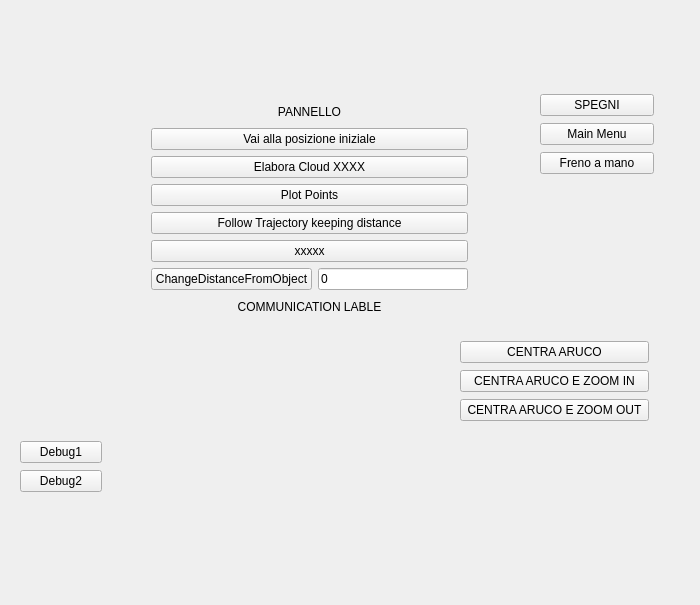
<?xml version="1.0" encoding="UTF-8"?>
<ui version="4.0">
 <class>stop_traj_button</class>
 <widget class="QWidget" name="stop_traj_button">
  <property name="geometry">
   <rect>
    <x>0</x>
    <y>0</y>
    <width>700</width>
    <height>605</height>
   </rect>
  </property>
  <property name="minimumSize">
   <size>
    <width>30</width>
    <height>0</height>
   </size>
  </property>
  <property name="windowTitle">
   <string>Screen_Automazione</string>
  </property>
  <widget class="QWidget" name="layoutWidget">
   <property name="geometry">
    <rect>
     <x>540</x>
     <y>93</y>
     <width>114</width>
     <height>83</height>
    </rect>
   </property>
   <layout class="QVBoxLayout" name="verticalLayout">
    <item>
     <widget class="QPushButton" name="pushButton">
      <property name="text">
       <string>SPEGNI</string>
      </property>
     </widget>
    </item>
    <item>
     <widget class="QPushButton" name="pushButton_2">
      <property name="text">
       <string>Main Menu</string>
      </property>
     </widget>
    </item>
    <item>
     <widget class="QPushButton" name="pushButton_7">
      <property name="text">
       <string>Freno a mano</string>
      </property>
     </widget>
    </item>
   </layout>
  </widget>
  <widget class="QWidget" name="layoutWidget">
   <property name="geometry">
    <rect>
     <x>151</x>
     <y>101</y>
     <width>317</width>
     <height>216</height>
    </rect>
   </property>
   <layout class="QVBoxLayout" name="verticalLayout_2">
    <item>
     <widget class="QLabel" name="label">
      <property name="text">
       <string>PANNELLO</string>
      </property>
      <property name="alignment">
       <set>Qt::AlignCenter</set>
      </property>
     </widget>
    </item>
    <item>
     <widget class="QPushButton" name="pushButton_12">
      <property name="text">
       <string>Vai alla posizione iniziale</string>
      </property>
     </widget>
    </item>
    <item>
     <widget class="QPushButton" name="pushButton_8">
      <property name="text">
       <string>Elabora Cloud XXXX</string>
      </property>
     </widget>
    </item>
    <item>
     <widget class="QPushButton" name="pushButton_4">
      <property name="text">
       <string>Plot Points</string>
      </property>
     </widget>
    </item>
    <item>
     <widget class="QPushButton" name="pushButton_3">
      <property name="text">
       <string>Follow Trajectory keeping distance</string>
      </property>
     </widget>
    </item>
    <item>
     <layout class="QHBoxLayout" name="horizontalLayout">
      <item>
       <widget class="QPushButton" name="pushButton_5">
        <property name="text">
         <string>xxxxx</string>
        </property>
       </widget>
      </item>
     </layout>
    </item>
    <item>
     <layout class="QHBoxLayout" name="horizontalLayout_2">
      <item>
       <widget class="QPushButton" name="pushButton_6">
        <property name="text">
         <string>ChangeDistanceFromObject</string>
        </property>
       </widget>
      </item>
      <item>
       <widget class="QLineEdit" name="select_aruco_value">
        <property name="text">
         <string>0</string>
        </property>
       </widget>
      </item>
     </layout>
    </item>
    <item>
     <widget class="QLabel" name="l_comunicazione">
      <property name="maximumSize">
       <size>
        <width>16777215</width>
        <height>30</height>
       </size>
      </property>
      <property name="text">
       <string>COMMUNICATION LABLE</string>
      </property>
      <property name="alignment">
       <set>Qt::AlignCenter</set>
      </property>
     </widget>
    </item>
   </layout>
  </widget>
  <widget class="QWidget" name="layoutWidget">
   <property name="geometry">
    <rect>
     <x>460</x>
     <y>340</y>
     <width>189</width>
     <height>83</height>
    </rect>
   </property>
   <layout class="QVBoxLayout" name="verticalLayout_3">
    <item>
     <widget class="QPushButton" name="pushButton_9">
      <property name="text">
       <string>CENTRA ARUCO</string>
      </property>
     </widget>
    </item>
    <item>
     <widget class="QPushButton" name="pushButton_10">
      <property name="text">
       <string>CENTRA ARUCO E ZOOM IN</string>
      </property>
     </widget>
    </item>
    <item>
     <widget class="QPushButton" name="pushButton_11">
      <property name="text">
       <string>CENTRA ARUCO E ZOOM OUT</string>
      </property>
     </widget>
    </item>
   </layout>
  </widget>
  <widget class="QWidget" name="layoutWidget">
   <property name="geometry">
    <rect>
     <x>20</x>
     <y>440</y>
     <width>82</width>
     <height>54</height>
    </rect>
   </property>
   <layout class="QVBoxLayout" name="verticalLayout_4">
    <item>
     <widget class="QPushButton" name="pushButton_13">
      <property name="text">
       <string>Debug1</string>
      </property>
     </widget>
    </item>
    <item>
     <widget class="QPushButton" name="pushButton_14">
      <property name="text">
       <string>Debug2</string>
      </property>
     </widget>
    </item>
   </layout>
  </widget>
 </widget>
 <resources/>
 <connections>
  <connection>
   <sender>pushButton</sender>
   <signal>clicked()</signal>
   <receiver>stop_traj_button</receiver>
   <slot>spegni_console()</slot>
   <hints>
    <hint type="sourcelabel">
     <x>562</x>
     <y>98</y>
    </hint>
    <hint type="destinationlabel">
     <x>612</x>
     <y>39</y>
    </hint>
   </hints>
  </connection>
  <connection>
   <sender>pushButton_2</sender>
   <signal>clicked()</signal>
   <receiver>stop_traj_button</receiver>
   <slot>goToMainMenu()</slot>
   <hints>
    <hint type="sourcelabel">
     <x>611</x>
     <y>141</y>
    </hint>
    <hint type="destinationlabel">
     <x>656</x>
     <y>204</y>
    </hint>
   </hints>
  </connection>
  <connection>
   <sender>pushButton_3</sender>
   <signal>clicked()</signal>
   <receiver>stop_traj_button</receiver>
   <slot>FollowTrajectory()</slot>
   <hints>
    <hint type="sourcelabel">
     <x>262</x>
     <y>232</y>
    </hint>
    <hint type="destinationlabel">
     <x>433</x>
     <y>169</y>
    </hint>
   </hints>
  </connection>
  <connection>
   <sender>pushButton_4</sender>
   <signal>clicked()</signal>
   <receiver>stop_traj_button</receiver>
   <slot>PlotPoints()</slot>
   <hints>
    <hint type="sourcelabel">
     <x>288</x>
     <y>203</y>
    </hint>
    <hint type="destinationlabel">
     <x>423</x>
     <y>132</y>
    </hint>
   </hints>
  </connection>
  <connection>
   <sender>pushButton_5</sender>
   <signal>clicked()</signal>
   <receiver>stop_traj_button</receiver>
   <slot>automazione_pannello_MoveToSelectedAruco()</slot>
   <hints>
    <hint type="sourcelabel">
     <x>332</x>
     <y>262</y>
    </hint>
    <hint type="destinationlabel">
     <x>467</x>
     <y>198</y>
    </hint>
   </hints>
  </connection>
  <connection>
   <sender>pushButton_6</sender>
   <signal>clicked()</signal>
   <receiver>stop_traj_button</receiver>
   <slot>ChangeDistanceFromObj()</slot>
   <hints>
    <hint type="sourcelabel">
     <x>232</x>
     <y>293</y>
    </hint>
    <hint type="destinationlabel">
     <x>485</x>
     <y>236</y>
    </hint>
   </hints>
  </connection>
  <connection>
   <sender>pushButton_7</sender>
   <signal>clicked()</signal>
   <receiver>stop_traj_button</receiver>
   <slot>stop_traj_clicked()</slot>
   <hints>
    <hint type="sourcelabel">
     <x>635</x>
     <y>166</y>
    </hint>
    <hint type="destinationlabel">
     <x>653</x>
     <y>307</y>
    </hint>
   </hints>
  </connection>
  <connection>
   <sender>pushButton_9</sender>
   <signal>clicked()</signal>
   <receiver>stop_traj_button</receiver>
   <slot>centra_aruco()</slot>
   <hints>
    <hint type="sourcelabel">
     <x>481</x>
     <y>348</y>
    </hint>
    <hint type="destinationlabel">
     <x>437</x>
     <y>346</y>
    </hint>
   </hints>
  </connection>
  <connection>
   <sender>pushButton_10</sender>
   <signal>clicked()</signal>
   <receiver>stop_traj_button</receiver>
   <slot>centra_aruco_and_zoom_in()</slot>
   <hints>
    <hint type="sourcelabel">
     <x>471</x>
     <y>392</y>
    </hint>
    <hint type="destinationlabel">
     <x>348</x>
     <y>380</y>
    </hint>
   </hints>
  </connection>
  <connection>
   <sender>pushButton_11</sender>
   <signal>clicked()</signal>
   <receiver>stop_traj_button</receiver>
   <slot>centra_aruco_and_zoom_out()</slot>
   <hints>
    <hint type="sourcelabel">
     <x>470</x>
     <y>411</y>
    </hint>
    <hint type="destinationlabel">
     <x>297</x>
     <y>406</y>
    </hint>
   </hints>
  </connection>
  <connection>
   <sender>pushButton_12</sender>
   <signal>clicked()</signal>
   <receiver>stop_traj_button</receiver>
   <slot>automazione_go_pos_iniziale()</slot>
   <hints>
    <hint type="sourcelabel">
     <x>208</x>
     <y>128</y>
    </hint>
    <hint type="destinationlabel">
     <x>37</x>
     <y>110</y>
    </hint>
   </hints>
  </connection>
  <connection>
   <sender>pushButton_13</sender>
   <signal>clicked()</signal>
   <receiver>stop_traj_button</receiver>
   <slot>automazione_debug1()</slot>
   <hints>
    <hint type="sourcelabel">
     <x>99</x>
     <y>450</y>
    </hint>
    <hint type="destinationlabel">
     <x>130</x>
     <y>451</y>
    </hint>
   </hints>
  </connection>
  <connection>
   <sender>pushButton_14</sender>
   <signal>clicked()</signal>
   <receiver>stop_traj_button</receiver>
   <slot>automazione_debug2()</slot>
   <hints>
    <hint type="sourcelabel">
     <x>84</x>
     <y>474</y>
    </hint>
    <hint type="destinationlabel">
     <x>146</x>
     <y>491</y>
    </hint>
   </hints>
  </connection>
  <connection>
   <sender>pushButton_8</sender>
   <signal>clicked()</signal>
   <receiver>stop_traj_button</receiver>
   <slot>elaboraManualCloud()</slot>
   <hints>
    <hint type="sourcelabel">
     <x>230</x>
     <y>164</y>
    </hint>
    <hint type="destinationlabel">
     <x>61</x>
     <y>218</y>
    </hint>
   </hints>
  </connection>
 </connections>
 <slots>
  <slot>prova()</slot>
  <slot>pub()</slot>
  <slot>service()</slot>
  <slot>pB_esegui()</slot>
  <slot>spegni_console()</slot>
  <slot>fRandomOrientationcheck()</slot>
  <slot>pB_setJoints()</slot>
  <slot>goToJoystick()</slot>
  <slot>joystick_moveJoints()</slot>
  <slot>goToManualPose()</slot>
  <slot>goToAutomazione()</slot>
  <slot>goToMainMenu()</slot>
  <slot>FollowTrajectory()</slot>
  <slot>automazione_pannello_Completa()</slot>
  <slot>automazione_pannello_MoveToSelectedAruco()</slot>
  <slot>ChangeDistanceFromObj()</slot>
  <slot>stop_traj_clicked()</slot>
  <slot>ruota_e_cerca_pannello()</slot>
  <slot>PlotPoints()</slot>
  <slot>centra_aruco()</slot>
  <slot>centra_aruco_and_zoom_in()</slot>
  <slot>centra_aruco_and_zoom_out()</slot>
  <slot>automazione_go_pos_iniziale()</slot>
  <slot>automazione_debug1()</slot>
  <slot>automazione_debug2()</slot>
  <slot>salva_point_in_cloud()</slot>
  <slot>elaboraManualCloud()</slot>
 </slots>
</ui>
